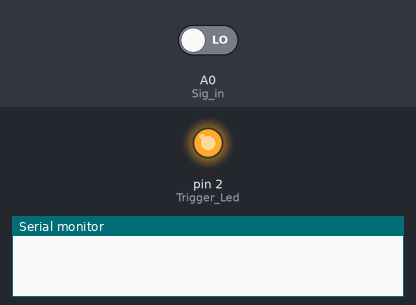
The sketch below on a simulated Arduino Uno, built with avr-gcc and run on an emulated ATmega328P. Parts: output pins drawn as LEDs (lit = HIGH), the last lines printed to the serial monitor. Inputs (shaded band) come from the test bench; at power-on: A0 (Sig_in) LOW.

Above: at 0.1 s.
At 3.1 s:
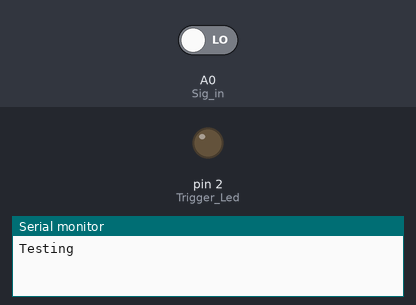
Timing chart, 0 to 4.6 s (numbered marks = the images above):
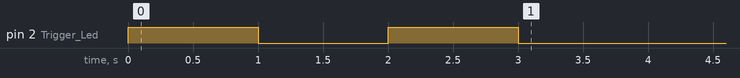

The sketch:

small_kamakazi.ino
```cpp
#include "Adafruit_VL53L0X.h"

int Trigger = 3;
int Trigger_Led = 2;

int Sig_in = A0;

int Threshold = 120;
unsigned long duration;

int Det_Flag = 0;

Adafruit_VL53L0X lox = Adafruit_VL53L0X();

void setup() {
  Serial.begin(9600);

  pinMode(Sig_in, INPUT);

  pinMode(Trigger, OUTPUT);
  digitalWrite(Trigger, LOW);
  pinMode(Trigger_Led, OUTPUT);
  digitalWrite(Trigger_Led, LOW);

  digitalWrite(Trigger_Led, HIGH);
  delay(1000);
  digitalWrite(Trigger_Led, LOW);
  delay(1000);
  digitalWrite(Trigger_Led, HIGH);
  delay(1000);
  digitalWrite(Trigger_Led, LOW);

  while (!Serial) {
    delay(1);
  }

  Serial.println(F("Testing"));
  if (!lox.begin()) {
    Serial.println(F("Failed to BOOT"));
    while (1) {
      digitalWrite(Trigger_Led, HIGH);
      delay(500);
      digitalWrite(Trigger_Led, LOW);
      delay(500);
      digitalWrite(Trigger_Led, HIGH);
      delay(200);
      digitalWrite(Trigger_Led, LOW);
      delay(200);
      digitalWrite(Trigger_Led, HIGH);
      delay(500);
      digitalWrite(Trigger_Led, LOW);
      delay(500);
    }
  }
}

void loop() {
  duration = pulseIn(Sig_in, HIGH);
  Serial.print(duration);
  Serial.println(" ");
  VL53L0X_RangingMeasurementData_t measure;
  Serial.print("Distance: ");
  Serial.println(measure.RangeMilliMeter);

  if (duration > 1300 && duration < 1400) {
    Det_Flag = 1;
  }

  if (duration > 1400 && duration < 1700 && Det_Flag == 1) {


    Serial.print("Reading...");
    lox.rangingTest(&measure, false);

    if (measure.RangeStatus != 4) {

      Serial.print("Distance: ");
      Serial.println(measure.RangeMilliMeter);

      if (measure.RangeMilliMeter >= Threshold) {
        digitalWrite(Trigger, LOW);
        digitalWrite(Trigger_Led, LOW);
      } else if (measure.RangeMilliMeter < Threshold) {
        digitalWrite(Trigger, HIGH);
        digitalWrite(Trigger_Led, HIGH);
        delay(2000);
      }
    } else {
      Serial.println("Out Of Range");
    }
  } else if (duration > 1700 && Det_Flag == 1) {
    digitalWrite(Trigger, HIGH);
    digitalWrite(Trigger_Led, HIGH);
    delay(2000);
  } else if (duration < 1300) {
    digitalWrite(Trigger, LOW);
    digitalWrite(Trigger_Led, LOW);
    Det_Flag = 0;
  }
  delay(10);
}
```
